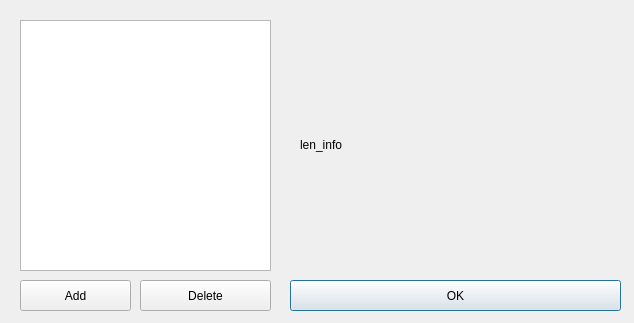
<?xml version="1.0" encoding="UTF-8"?>
<ui version="4.0">
 <class>Dialog</class>
 <widget class="QDialog" name="Dialog">
  <property name="geometry">
   <rect>
    <x>0</x>
    <y>0</y>
    <width>634</width>
    <height>323</height>
   </rect>
  </property>
  <property name="windowTitle">
   <string>Dialog</string>
  </property>
  <widget class="LengthTable" name="lengthTable">
   <property name="geometry">
    <rect>
     <x>20</x>
     <y>20</y>
     <width>251</width>
     <height>251</height>
    </rect>
   </property>
  </widget>
  <widget class="QPushButton" name="OK">
   <property name="geometry">
    <rect>
     <x>290</x>
     <y>280</y>
     <width>331</width>
     <height>31</height>
    </rect>
   </property>
   <property name="text">
    <string>OK</string>
   </property>
   <property name="iconSize">
    <size>
     <width>30</width>
     <height>30</height>
    </size>
   </property>
  </widget>
  <widget class="QPushButton" name="calibration_length">
   <property name="geometry">
    <rect>
     <x>20</x>
     <y>280</y>
     <width>111</width>
     <height>31</height>
    </rect>
   </property>
   <property name="text">
    <string>Add</string>
   </property>
   <property name="iconSize">
    <size>
     <width>30</width>
     <height>30</height>
    </size>
   </property>
  </widget>
  <widget class="QPushButton" name="deleteButton">
   <property name="geometry">
    <rect>
     <x>140</x>
     <y>280</y>
     <width>131</width>
     <height>31</height>
    </rect>
   </property>
   <property name="text">
    <string>Delete</string>
   </property>
   <property name="iconSize">
    <size>
     <width>30</width>
     <height>30</height>
    </size>
   </property>
  </widget>
  <widget class="LenCaliViewer" name="len_info">
   <property name="geometry">
    <rect>
     <x>300</x>
     <y>20</y>
     <width>311</width>
     <height>249</height>
    </rect>
   </property>
   <property name="sizePolicy">
    <sizepolicy hsizetype="Preferred" vsizetype="Expanding">
     <horstretch>0</horstretch>
     <verstretch>8</verstretch>
    </sizepolicy>
   </property>
   <property name="text">
    <string>len_info</string>
   </property>
  </widget>
 </widget>
 <customwidgets>
  <customwidget>
   <class>LengthTable</class>
   <extends>QTableView</extends>
   <header>widgets.h</header>
  </customwidget>
  <customwidget>
   <class>LenCaliViewer</class>
   <extends>QLabel</extends>
   <header>widgets.h</header>
  </customwidget>
 </customwidgets>
 <resources>
  <include location="res.qrc"/>
 </resources>
 <connections/>
</ui>
